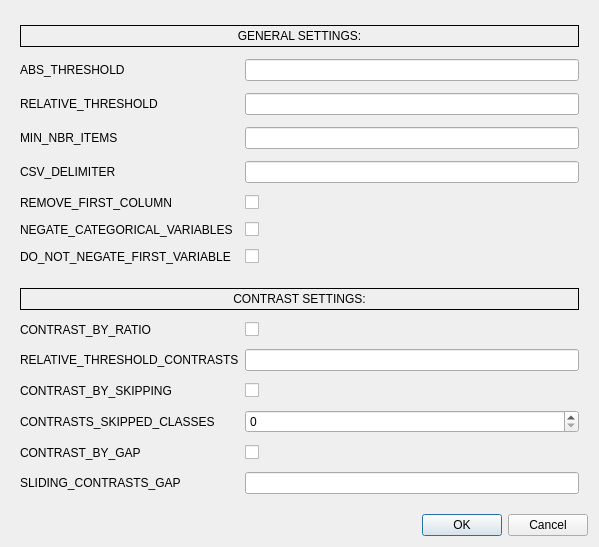
<?xml version="1.0" encoding="UTF-8"?>
<ui version="4.0">
 <class>SettingsDialog</class>
 <widget class="QDialog" name="SettingsDialog">
  <property name="geometry">
   <rect>
    <x>0</x>
    <y>0</y>
    <width>599</width>
    <height>538</height>
   </rect>
  </property>
  <property name="windowTitle">
   <string>Dialog</string>
  </property>
  <layout class="QVBoxLayout" name="verticalLayout_2">
   <item>
    <widget class="QWidget" name="widget" native="true">
     <layout class="QVBoxLayout" name="verticalLayout">
      <item>
       <layout class="QFormLayout" name="formLayout">
        <property name="verticalSpacing">
         <number>12</number>
        </property>
        <property name="topMargin">
         <number>5</number>
        </property>
        <property name="bottomMargin">
         <number>5</number>
        </property>
        <item row="0" column="0" colspan="2">
         <widget class="QLabel" name="label_15">
          <property name="frameShape">
           <enum>QFrame::Box</enum>
          </property>
          <property name="text">
           <string>GENERAL SETTINGS:</string>
          </property>
          <property name="alignment">
           <set>Qt::AlignBottom|Qt::AlignHCenter</set>
          </property>
         </widget>
        </item>
        <item row="1" column="0">
         <widget class="QLabel" name="label">
          <property name="text">
           <string>ABS_THRESHOLD</string>
          </property>
         </widget>
        </item>
        <item row="1" column="1">
         <widget class="QLineEdit" name="abs_threshold_input"/>
        </item>
        <item row="2" column="0">
         <widget class="QLabel" name="label_2">
          <property name="text">
           <string>RELATIVE_THRESHOLD</string>
          </property>
         </widget>
        </item>
        <item row="2" column="1">
         <widget class="QLineEdit" name="rel_threshold_input"/>
        </item>
        <item row="3" column="0">
         <widget class="QLabel" name="label_3">
          <property name="text">
           <string>MIN_NBR_ITEMS</string>
          </property>
         </widget>
        </item>
        <item row="3" column="1">
         <widget class="QLineEdit" name="min_nbr_input"/>
        </item>
        <item row="4" column="0">
         <widget class="QLabel" name="label_4">
          <property name="text">
           <string>CSV_DELIMITER</string>
          </property>
         </widget>
        </item>
        <item row="4" column="1">
         <widget class="QLineEdit" name="csv_delimiter_input"/>
        </item>
        <item row="5" column="1">
         <widget class="QCheckBox" name="remove_first_column_input">
          <property name="text">
           <string/>
          </property>
         </widget>
        </item>
        <item row="6" column="0">
         <widget class="QLabel" name="label_6">
          <property name="text">
           <string>NEGATE_CATEGORICAL_VARIABLES</string>
          </property>
         </widget>
        </item>
        <item row="6" column="1">
         <widget class="QCheckBox" name="negate_categ_vars_input">
          <property name="text">
           <string/>
          </property>
         </widget>
        </item>
        <item row="7" column="1">
         <widget class="QCheckBox" name="do_not_negate_first_var_input">
          <property name="text">
           <string/>
          </property>
         </widget>
        </item>
        <item row="9" column="0" colspan="2">
         <widget class="QLabel" name="label_14">
          <property name="frameShape">
           <enum>QFrame::Box</enum>
          </property>
          <property name="text">
           <string>CONTRAST SETTINGS:</string>
          </property>
          <property name="alignment">
           <set>Qt::AlignBottom|Qt::AlignHCenter</set>
          </property>
         </widget>
        </item>
        <item row="10" column="0">
         <widget class="QLabel" name="label_8">
          <property name="text">
           <string>CONTRAST_BY_RATIO</string>
          </property>
         </widget>
        </item>
        <item row="10" column="1">
         <widget class="QCheckBox" name="contrast_by_ratio_input">
          <property name="text">
           <string/>
          </property>
         </widget>
        </item>
        <item row="11" column="0">
         <widget class="QLabel" name="label_9">
          <property name="text">
           <string>RELATIVE_THRESHOLD_CONTRASTS</string>
          </property>
         </widget>
        </item>
        <item row="11" column="1">
         <widget class="QLineEdit" name="rel_threshold_contrasts_input"/>
        </item>
        <item row="12" column="0">
         <widget class="QLabel" name="label_10">
          <property name="text">
           <string>CONTRAST_BY_SKIPPING</string>
          </property>
         </widget>
        </item>
        <item row="12" column="1">
         <widget class="QCheckBox" name="contrast_by_skip_input">
          <property name="text">
           <string/>
          </property>
         </widget>
        </item>
        <item row="13" column="0">
         <widget class="QLabel" name="label_11">
          <property name="text">
           <string>CONTRASTS_SKIPPED_CLASSES</string>
          </property>
         </widget>
        </item>
        <item row="13" column="1">
         <widget class="QSpinBox" name="contrast_skipped_classes"/>
        </item>
        <item row="14" column="0">
         <widget class="QLabel" name="label_12">
          <property name="text">
           <string>CONTRAST_BY_GAP</string>
          </property>
         </widget>
        </item>
        <item row="14" column="1">
         <widget class="QCheckBox" name="contrast_by_gap_input">
          <property name="text">
           <string/>
          </property>
         </widget>
        </item>
        <item row="15" column="0">
         <widget class="QLabel" name="label_13">
          <property name="text">
           <string>SLIDING_CONTRASTS_GAP</string>
          </property>
         </widget>
        </item>
        <item row="15" column="1">
         <widget class="QLineEdit" name="sliding_contrasts_gap_input"/>
        </item>
        <item row="5" column="0">
         <widget class="QLabel" name="label_5">
          <property name="text">
           <string>REMOVE_FIRST_COLUMN</string>
          </property>
         </widget>
        </item>
        <item row="8" column="0">
         <spacer name="verticalSpacer">
          <property name="orientation">
           <enum>Qt::Vertical</enum>
          </property>
          <property name="sizeHint" stdset="0">
           <size>
            <width>20</width>
            <height>40</height>
           </size>
          </property>
         </spacer>
        </item>
        <item row="7" column="0">
         <widget class="QLabel" name="label_7">
          <property name="text">
           <string>DO_NOT_NEGATE_FIRST_VARIABLE</string>
          </property>
         </widget>
        </item>
       </layout>
      </item>
     </layout>
    </widget>
   </item>
   <item>
    <widget class="QDialogButtonBox" name="buttonBox">
     <property name="orientation">
      <enum>Qt::Horizontal</enum>
     </property>
     <property name="standardButtons">
      <set>QDialogButtonBox::Cancel|QDialogButtonBox::Ok</set>
     </property>
    </widget>
   </item>
  </layout>
 </widget>
 <resources/>
 <connections>
  <connection>
   <sender>buttonBox</sender>
   <signal>accepted()</signal>
   <receiver>SettingsDialog</receiver>
   <slot>accept()</slot>
   <hints>
    <hint type="sourcelabel">
     <x>248</x>
     <y>254</y>
    </hint>
    <hint type="destinationlabel">
     <x>157</x>
     <y>274</y>
    </hint>
   </hints>
  </connection>
  <connection>
   <sender>buttonBox</sender>
   <signal>rejected()</signal>
   <receiver>SettingsDialog</receiver>
   <slot>reject()</slot>
   <hints>
    <hint type="sourcelabel">
     <x>316</x>
     <y>260</y>
    </hint>
    <hint type="destinationlabel">
     <x>286</x>
     <y>274</y>
    </hint>
   </hints>
  </connection>
 </connections>
</ui>
